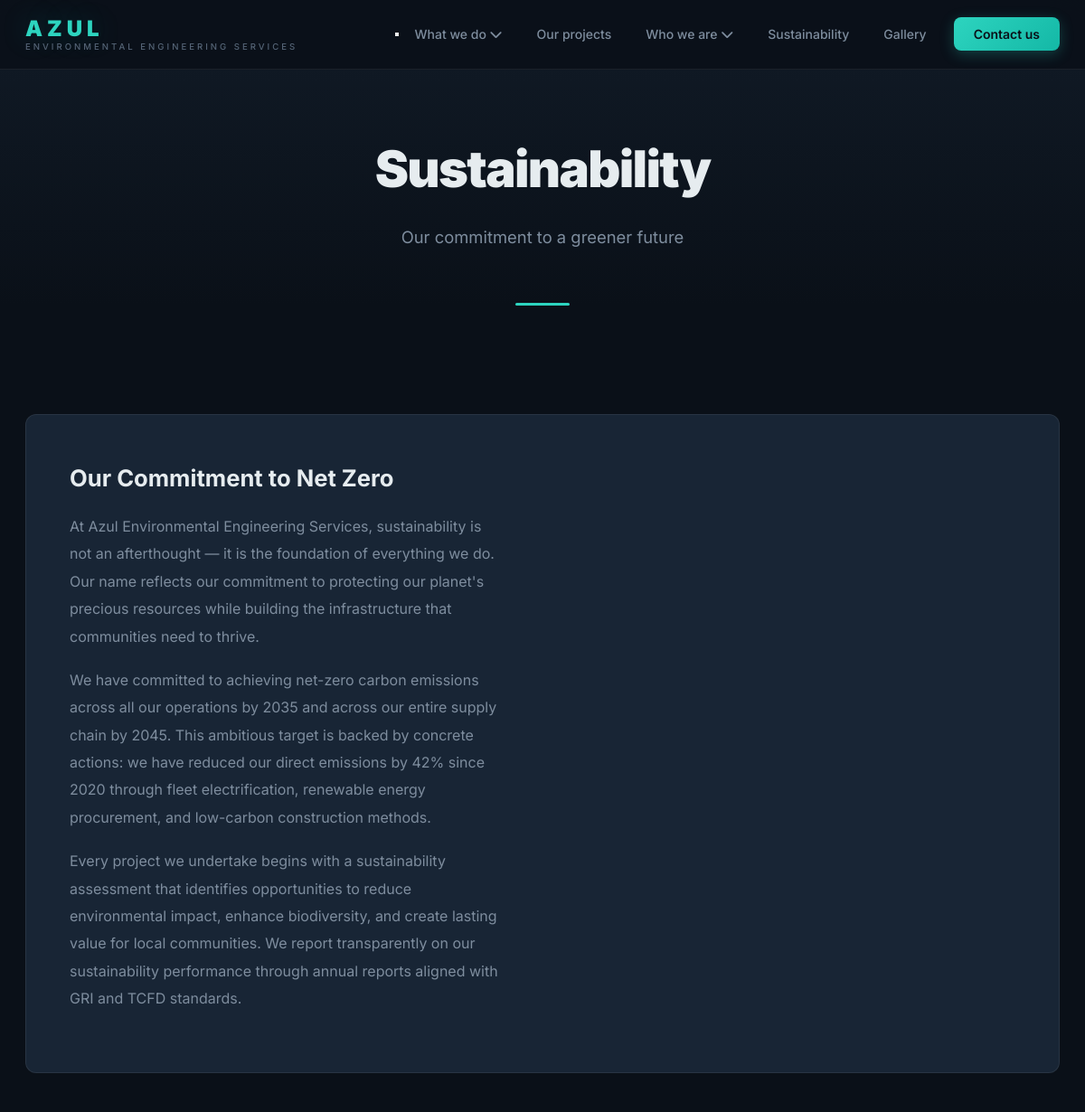
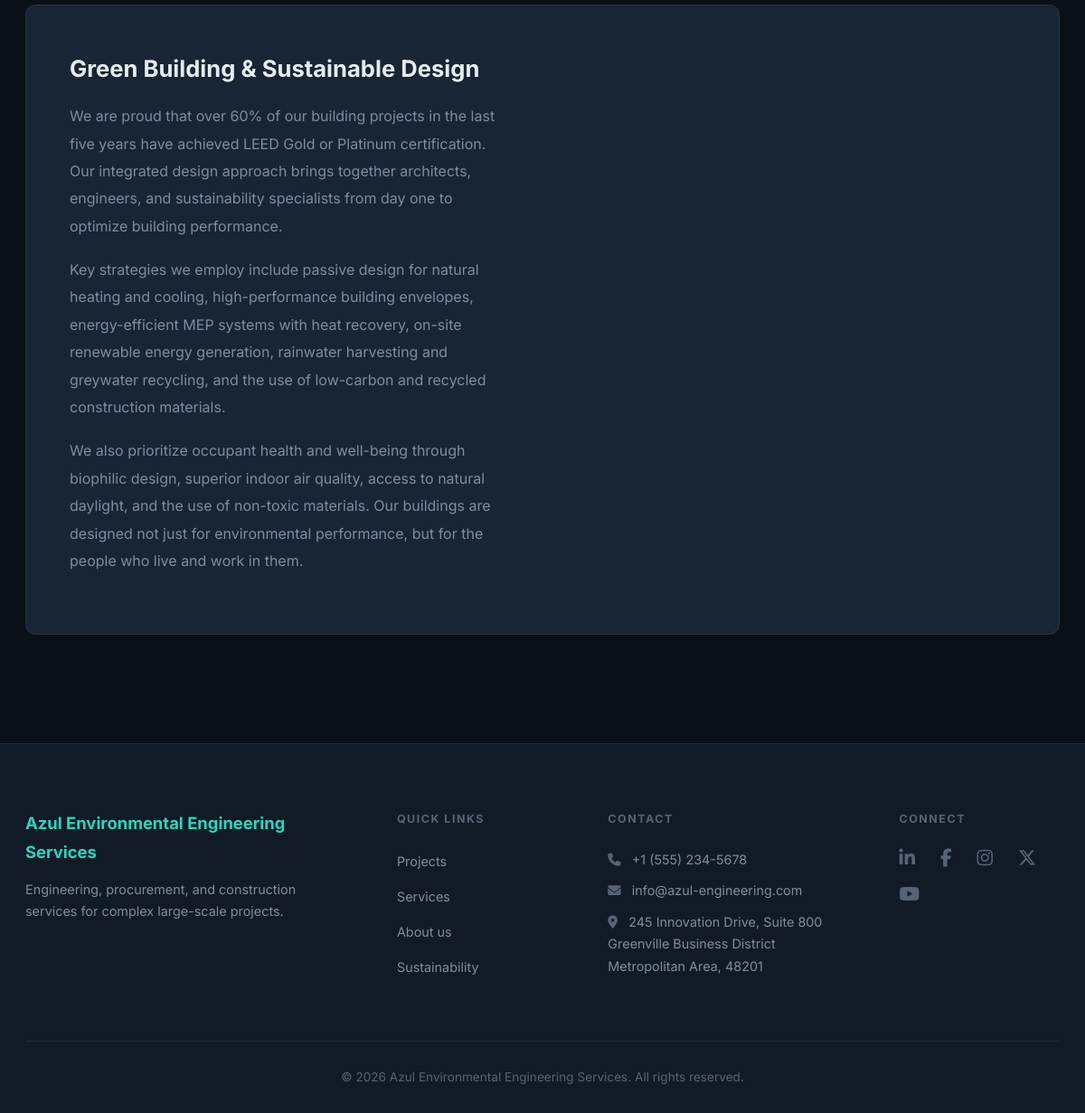
The page /sustainability/ on the database its author committed (2 pictures, top to bottom).
### core/models.py (models this page shows, shortened)
class Sustainability(models.Model):
    title = models.CharField(max_length=300)
    slug = models.SlugField(unique=True, blank=True)
    content = models.TextField()
    image = models.ImageField(upload_to='sustainability/', blank=True, null=True)
    order = models.PositiveIntegerField(default=0)
    class Meta:
        ordering = ['order']
        verbose_name_plural = 'Sustainability'

class CompanyInfo(models.Model):
    name = models.CharField(max_length=200, default='Azul Environmental Engineering Services')
    tagline = models.CharField(max_length=500, blank=True)
    about_text = models.TextField(blank=True)
    mission_text = models.TextField(blank=True)
    vision_text = models.TextField(blank=True)
    email = models.EmailField(blank=True)
    phone = models.CharField(max_length=50, blank=True)
    address = models.TextField(blank=True)
    linkedin_url = models.URLField(blank=True)
    twitter_url = models.URLField(blank=True)
    instagram_url = models.URLField(blank=True)
    facebook_url = models.URLField(blank=True)
    youtube_url = models.URLField(blank=True)
    logo = models.ImageField(upload_to='company/', blank=True, null=True)
    hero_image = models.ImageField(upload_to='company/', blank=True, null=True)
    class Meta:
        verbose_name = 'Company Info'
        verbose_name_plural = 'Company Info'

### core/views.py (the view)
# urls.py: path('sustainability/', views.SustainabilityView.as_view(), name='sustainability'),
class SustainabilityView(ListView):
    model = Sustainability
    template_name = 'core/sustainability.html'
    context_object_name = 'entries'

### core/context_processors.py (called while the page is built)
def company_context(request):
    return {'company': CompanyInfo.objects.first()}

### templates/core/sustainability.html (shortened to what this page needs)
{% extends 'core/base.html' %}
{% block content %}
<section class="page-hero">
    <div class="container">
        <h1 class="page-hero__title">Sustainability</h1>
        <p class="page-hero__sub">Our commitment to a greener future</p>
    </div>
</section>
<section class="section">
    <div class="container">
        {% if entries %}
        <div class="sustainability__grid">
            {% for entry in entries %}
            <div class="sustainability-card">
                <div class="sustainability-card__content">
                    <h2>{{ entry.title }}</h2>
                    {{ entry.content|linebreaks }}
                </div>
            </div>
            {% endfor %}
        </div>
        {% endif %}
    </div>
</section>
{% endblock %}

### templates/core/base.html (shortened to what this page needs)
<!DOCTYPE html>
<html lang="en">
<head>
    <link rel="stylesheet" href="https://cdnjs.cloudflare.com/ajax/libs/font-awesome/6.5.1/css/all.min.css">
    {% load static %}
    <link rel="stylesheet" href="{% static 'css/style.css' %}">
</head>
<body>
    <header class="header">
        <div class="container header__inner">
            <a href="{% url 'home' %}" class="logo">
                <span class="logo__text">AZUL</span>
                <span class="logo__sub">Environmental Engineering Services</span>
            </a>
        </div>
    </header>
    <nav class="nav__panel">
        <button class="nav__close" aria-label="Close menu">
        </button>
        <ul class="nav__panel-list">
            <li class="nav__item nav__item--dropdown">
                <a href="#" class="nav__link">What we do <i class="fa-solid fa-chevron-down"></i></a>
            </li>
            <li class="nav__item"><a href="{% url 'projects' %}" class="nav__link">Our projects</a></li>
            <li class="nav__item nav__item--dropdown">
                <a href="#" class="nav__link">Who we are <i class="fa-solid fa-chevron-down"></i></a>
            </li>
            <li class="nav__item"><a href="{% url 'sustainability' %}" class="nav__link">Sustainability</a></li>
            <li class="nav__item"><a href="{% url 'gallery' %}" class="nav__link">Gallery</a></li>
            <li class="nav__item"><a href="{% url 'contact' %}" class="nav__link nav__link--cta">Contact us</a></li>
        </ul>
    </nav>
    <main>
        {% block content %}{% endblock %}
    </main>
    <footer class="footer">
        <div class="container">
            <div class="footer__grid">
                <div class="footer__col">
                    <h3>Azul Environmental Engineering Services</h3>
                    <p>Engineering, procurement, and construction services for complex large-scale projects.</p>
                </div>
                <div class="footer__col">
                    <h4>Quick Links</h4>
                    <ul>
                        <li><a href="{% url 'projects' %}">Projects</a></li>
                        <li><a href="{% url 'services' %}">Services</a></li>
                        <li><a href="{% url 'about' %}">About us</a></li>
                        <li><a href="{% url 'sustainability' %}">Sustainability</a></li>
                    </ul>
                </div>
                <div class="footer__col">
                    <h4>Contact</h4>
                    {% if company %}
                    <p><i class="fa-solid fa-phone"></i> {{ company.phone }}</p>
                    <p><i class="fa-solid fa-envelope"></i> {{ company.email }}</p>
                    <p><i class="fa-solid fa-location-dot"></i> {{ company.address }}</p>
                    {% endif %}
                </div>
                <div class="footer__col">
                    <h4>Connect</h4>
                    <div class="footer__social">
                        {% if company %}{% if company.linkedin_url %}<a href="{{ company.linkedin_url }}" target="_blank" aria-label="LinkedIn"><i class="fa-brands fa-linkedin-in"></i></a>{% endif %}{% endif %}
                        {% if company %}{% if company.facebook_url %}<a href="{{ company.facebook_url }}" target="_blank" aria-label="Facebook"><i class="fa-brands fa-facebook-f"></i></a>{% endif %}{% endif %}
                        {% if company %}{% if company.instagram_url %}<a href="{{ company.instagram_url }}" target="_blank" aria-label="Instagram"><i class="fa-brands fa-instagram"></i></a>{% endif %}{% endif %}
                        {% if company %}{% if company.twitter_url %}<a href="{{ company.twitter_url }}" target="_blank" aria-label="X"><i class="fa-brands fa-x-twitter"></i></a>{% endif %}{% endif %}
                        {% if company %}{% if company.youtube_url %}<a href="{{ company.youtube_url }}" target="_blank" aria-label="YouTube"><i class="fa-brands fa-youtube"></i></a>{% endif %}{% endif %}
                    </div>
                </div>
            </div>
            <div class="footer__bottom">
                <p>&copy; {% now "Y" %} Azul Environmental Engineering Services. All rights reserved.</p>
            </div>
        </div>
    </footer>
</body>
</html>

### rows shown on the page
Sustainability: title "Our Commitment to Net Zero", content "At Azul Environmental Engineering Services, sustainability is not an afterthought — it is the foundation of everything we do. Our name reflects our commitment to protecting our planet's precious resources while building the infrastructure that communities need to thrive. We have committed to achieving net-zero carbon emissions across all our operations by 2035 and across our entire supply chain by 2045. This ambitious target is backed by concrete actions: we have reduced our direct emissions by 42% since 2020 through fleet electrification, renewable energy procurement, and low-carbon construction methods. Every project we undertake begins with a sustainability assessment that identifies…"
Sustainability: title "Green Building & Sustainable Design", content "We are proud that over 60% of our building projects in the last five years have achieved LEED Gold or Platinum certification. Our integrated design approach brings together architects, engineers, and sustainability specialists from day one to optimize building performance. Key strategies we employ include passive design for natural heating and cooling, high-performance building envelopes, energy-efficient MEP systems with heat recovery, on-site renewable energy generation, rainwater harvesting and greywater recycling, and the use of low-carbon and recycled construction materials. We also prioritize occupant health and well-being through biophilic design, superior indoor air quality, access…"
CompanyInfo: phone "+1 (555) 234-5678", email "info@azul-engineering.com", address "245 Innovation Drive, Suite 800 Greenville Business District Metropolitan Area, 48201"
